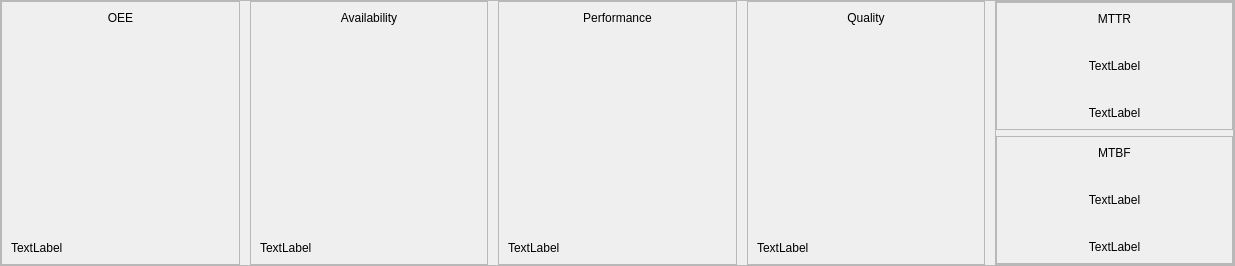
                          <widget class="QFrame" name="frame_130">
                           <property name="sizePolicy">
                            <sizepolicy hsizetype="Preferred" vsizetype="Preferred">
                             <horstretch>0</horstretch>
                             <verstretch>0</verstretch>
                            </sizepolicy>
                           </property>
                           <property name="minimumSize">
                            <size>
                             <width>1235</width>
                             <height>266</height>
                            </size>
                           </property>
                           <property name="frameShape">
                            <enum>QFrame::StyledPanel</enum>
                           </property>
                           <property name="frameShadow">
                            <enum>QFrame::Raised</enum>
                           </property>
                           <layout class="QHBoxLayout" name="horizontalLayout_84">
                            <property name="spacing">
                             <number>10</number>
                            </property>
                            <property name="leftMargin">
                             <number>0</number>
                            </property>
                            <property name="topMargin">
                             <number>0</number>
                            </property>
                            <property name="rightMargin">
                             <number>0</number>
                            </property>
                            <property name="bottomMargin">
                             <number>0</number>
                            </property>
                            <item>
                             <widget class="QFrame" name="frame_131">
                              <property name="frameShape">
                               <enum>QFrame::StyledPanel</enum>
                              </property>
                              <property name="frameShadow">
                               <enum>QFrame::Raised</enum>
                              </property>
                              <layout class="QVBoxLayout" name="verticalLayout_60">
                               <item>
                                <widget class="QLabel" name="label_4">
                                 <property name="sizePolicy">
                                  <sizepolicy hsizetype="Preferred" vsizetype="Maximum">
                                   <horstretch>0</horstretch>
                                   <verstretch>0</verstretch>
                                  </sizepolicy>
                                 </property>
                                 <property name="text">
                                  <string>OEE</string>
                                 </property>
                                 <property name="alignment">
                                  <set>Qt::AlignCenter</set>
                                 </property>
                                </widget>
                               </item>
                               <item>
                                <widget class="QWidget" name="OEE_value_chart" native="true"/>
                               </item>
                               <item>
                                <widget class="QLabel" name="pre_OEE_lbl">
                                 <property name="sizePolicy">
                                  <sizepolicy hsizetype="Preferred" vsizetype="Maximum">
                                   <horstretch>0</horstretch>
                                   <verstretch>0</verstretch>
                                  </sizepolicy>
                                 </property>
                                 <property name="text">
                                  <string>TextLabel</string>
                                 </property>
                                </widget>
                               </item>
                              </layout>
                             </widget>
                            </item>
                            <item>
                             <widget class="QFrame" name="frame_132">
                              <property name="frameShape">
                               <enum>QFrame::StyledPanel</enum>
                              </property>
                              <property name="frameShadow">
                               <enum>QFrame::Raised</enum>
                              </property>
                              <layout class="QVBoxLayout" name="verticalLayout_61">
                               <item>
                                <widget class="QLabel" name="label_5">
                                 <property name="sizePolicy">
                                  <sizepolicy hsizetype="Preferred" vsizetype="Maximum">
                                   <horstretch>0</horstretch>
                                   <verstretch>0</verstretch>
                                  </sizepolicy>
                                 </property>
                                 <property name="text">
                                  <string>Availability</string>
                                 </property>
                                 <property name="alignment">
                                  <set>Qt::AlignCenter</set>
                                 </property>
                                </widget>
                               </item>
                               <item>
                                <widget class="QWidget" name="OEE_A_value_chart" native="true"/>
                               </item>
                               <item>
                                <widget class="QLabel" name="pre_A_lbl">
                                 <property name="sizePolicy">
                                  <sizepolicy hsizetype="Preferred" vsizetype="Maximum">
                                   <horstretch>0</horstretch>
                                   <verstretch>0</verstretch>
                                  </sizepolicy>
                                 </property>
                                 <property name="text">
                                  <string>TextLabel</string>
                                 </property>
                                </widget>
                               </item>
                              </layout>
                             </widget>
                            </item>
                            <item>
                             <widget class="QFrame" name="frame_133">
                              <property name="frameShape">
                               <enum>QFrame::StyledPanel</enum>
                              </property>
                              <property name="frameShadow">
                               <enum>QFrame::Raised</enum>
                              </property>
                              <layout class="QVBoxLayout" name="verticalLayout_62">
                               <item>
                                <widget class="QLabel" name="label_6">
                                 <property name="sizePolicy">
                                  <sizepolicy hsizetype="Preferred" vsizetype="Maximum">
                                   <horstretch>0</horstretch>
                                   <verstretch>0</verstretch>
                                  </sizepolicy>
                                 </property>
                                 <property name="text">
                                  <string>Performance</string>
                                 </property>
                                 <property name="alignment">
                                  <set>Qt::AlignCenter</set>
                                 </property>
                                </widget>
                               </item>
                               <item>
                                <widget class="QWidget" name="OEE_P_value_chart" native="true"/>
                               </item>
                               <item>
                                <widget class="QLabel" name="pre_P_lbl">
                                 <property name="sizePolicy">
                                  <sizepolicy hsizetype="Preferred" vsizetype="Maximum">
                                   <horstretch>0</horstretch>
                                   <verstretch>0</verstretch>
                                  </sizepolicy>
                                 </property>
                                 <property name="text">
                                  <string>TextLabel</string>
                                 </property>
                                </widget>
                               </item>
                              </layout>
                             </widget>
                            </item>
                            <item>
                             <widget class="QFrame" name="frame_134">
                              <property name="frameShape">
                               <enum>QFrame::StyledPanel</enum>
                              </property>
                              <property name="frameShadow">
                               <enum>QFrame::Raised</enum>
                              </property>
                              <layout class="QVBoxLayout" name="verticalLayout_63">
                               <item>
                                <widget class="QLabel" name="label_63">
                                 <property name="sizePolicy">
                                  <sizepolicy hsizetype="Preferred" vsizetype="Maximum">
                                   <horstretch>0</horstretch>
                                   <verstretch>0</verstretch>
                                  </sizepolicy>
                                 </property>
                                 <property name="text">
                                  <string>Quality</string>
                                 </property>
                                 <property name="alignment">
                                  <set>Qt::AlignCenter</set>
                                 </property>
                                </widget>
                               </item>
                               <item>
                                <widget class="QWidget" name="OEE_Q_value_chart" native="true"/>
                               </item>
                               <item>
                                <widget class="QLabel" name="pre_Q_lbl">
                                 <property name="sizePolicy">
                                  <sizepolicy hsizetype="Preferred" vsizetype="Maximum">
                                   <horstretch>0</horstretch>
                                   <verstretch>0</verstretch>
                                  </sizepolicy>
                                 </property>
                                 <property name="text">
                                  <string>TextLabel</string>
                                 </property>
                                </widget>
                               </item>
                              </layout>
                             </widget>
                            </item>
                            <item>
                             <widget class="QFrame" name="frame_136">
                              <property name="frameShape">
                               <enum>QFrame::StyledPanel</enum>
                              </property>
                              <property name="frameShadow">
                               <enum>QFrame::Raised</enum>
                              </property>
                              <layout class="QVBoxLayout" name="verticalLayout_71">
                               <property name="leftMargin">
                                <number>0</number>
                               </property>
                               <property name="topMargin">
                                <number>0</number>
                               </property>
                               <property name="rightMargin">
                                <number>0</number>
                               </property>
                               <property name="bottomMargin">
                                <number>0</number>
                               </property>
                               <item>
                                <widget class="QFrame" name="frame_137">
                                 <property name="frameShape">
                                  <enum>QFrame::StyledPanel</enum>
                                 </property>
                                 <property name="frameShadow">
                                  <enum>QFrame::Raised</enum>
                                 </property>
                                 <layout class="QVBoxLayout" name="verticalLayout_72">
                                  <item>
                                   <widget class="QLabel" name="label_91">
                                    <property name="sizePolicy">
                                     <sizepolicy hsizetype="Preferred" vsizetype="Maximum">
                                      <horstretch>0</horstretch>
                                      <verstretch>0</verstretch>
                                     </sizepolicy>
                                    </property>
                                    <property name="text">
                                     <string>MTTR</string>
                                    </property>
                                    <property name="alignment">
                                     <set>Qt::AlignCenter</set>
                                    </property>
                                   </widget>
                                  </item>
                                  <item>
                                   <widget class="QLabel" name="OEE_MTTR_value_lbl">
                                    <property name="text">
                                     <string>TextLabel</string>
                                    </property>
                                    <property name="alignment">
                                     <set>Qt::AlignCenter</set>
                                    </property>
                                   </widget>
                                  </item>
                                  <item>
                                   <widget class="QLabel" name="pre_MTTR_lbl">
                                    <property name="sizePolicy">
                                     <sizepolicy hsizetype="Preferred" vsizetype="Maximum">
                                      <horstretch>0</horstretch>
                                      <verstretch>0</verstretch>
                                     </sizepolicy>
                                    </property>
                                    <property name="text">
                                     <string>TextLabel</string>
                                    </property>
                                    <property name="alignment">
                                     <set>Qt::AlignCenter</set>
                                    </property>
                                   </widget>
                                  </item>
                                 </layout>
                                </widget>
                               </item>
                               <item>
                                <widget class="QFrame" name="frame_138">
                                 <property name="frameShape">
                                  <enum>QFrame::StyledPanel</enum>
                                 </property>
                                 <property name="frameShadow">
                                  <enum>QFrame::Raised</enum>
                                 </property>
                                 <layout class="QVBoxLayout" name="verticalLayout_73">
                                  <item>
                                   <widget class="QLabel" name="label_94">
                                    <property name="sizePolicy">
                                     <sizepolicy hsizetype="Preferred" vsizetype="Maximum">
                                      <horstretch>0</horstretch>
                                      <verstretch>0</verstretch>
                                     </sizepolicy>
                                    </property>
                                    <property name="text">
                                     <string>MTBF</string>
                                    </property>
                                    <property name="alignment">
                                     <set>Qt::AlignCenter</set>
                                    </property>
                                   </widget>
                                  </item>
                                  <item>
                                   <widget class="QLabel" name="OEE_MTBF_value_lbl">
                                    <property name="text">
                                     <string>TextLabel</string>
                                    </property>
                                    <property name="alignment">
                                     <set>Qt::AlignCenter</set>
                                    </property>
                                   </widget>
                                  </item>
                                  <item>
                                   <widget class="QLabel" name="pre_MTBF_lbl">
                                    <property name="sizePolicy">
                                     <sizepolicy hsizetype="Preferred" vsizetype="Maximum">
                                      <horstretch>0</horstretch>
                                      <verstretch>0</verstretch>
                                     </sizepolicy>
                                    </property>
                                    <property name="text">
                                     <string>TextLabel</string>
                                    </property>
                                    <property name="alignment">
                                     <set>Qt::AlignCenter</set>
                                    </property>
                                   </widget>
                                  </item>
                                 </layout>
                                </widget>
                               </item>
                              </layout>
                             </widget>
                            </item>
                           </layout>
                          </widget>
